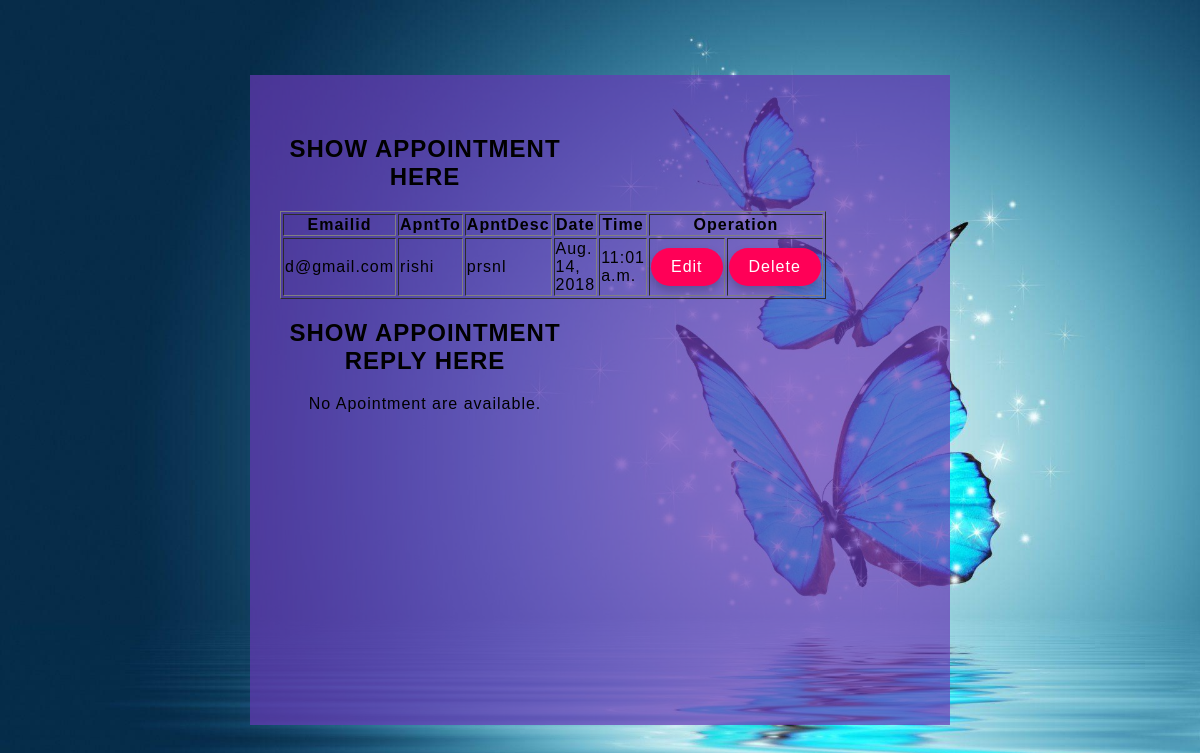
Screenshot of /myapp/viewapnt (signed in) with the database file from the repository.
### myapp/models.py (models this page shows, shortened)
class Apnt(models.Model):
    emailid = models.CharField(max_length=200)
    apntto = models.CharField(max_length=200)
    apntdesc = models.CharField(max_length=200)
    date = models.DateField('date published')
    time = models.TimeField('time published')

### myapp/views.py (the view)
# urls.py: path('viewapnt', views.viewapnt, name='viewapnt'),
def viewapnt(request):
  udata=request.session['uid']
  rdata=request.session['uid']
  res = Apnt.objects.filter(emailid=udata)
  reps = Reply.objects.filter(replyto=rdata)
  return render(request,"myapp/viewapnt.html",{'apntdata':res,'replydata':reps})

### myapp/templates/myapp/viewapnt.html (shortened to what this page needs)
<!DOCTYPE html>
<html>
<head>
	{% load static %}
     <link rel="stylesheet" type="text/css" href="{% static 'myapp/style10.css' %}" />
</head>
<body>
   <center><section>
	     <div class="container">
	     <div class="form_content">
		 <h1>SHOW APPOINTMENT HERE</h1>
{% if apntdata %}
   <table border="1">
    	<tr><th>Emailid</th><th>ApntTo</th><th>ApntDesc</th><th width="100">Date</th><th>Time</th><th colspan="2">Operation</th></tr>
    {% for q in apntdata %}
        <tr><td>{{ q.emailid }}</td><td>{{ q.apntto }}</td><td>{{ q.apntdesc }}</td><td width="100">{{ q.date }}</td><td>{{ q.time}}</td>
        	<td><a href="editapnt?apntid={{q.id}}">Edit</a></td><td>
            <a href="deleteapnt?apntid={{q.id}}">Delete</a></td></tr>
    {% endfor %}
    </table>
{% else %}
    <p>No Apointment are available.</p>
{% endif %}
         <center><h1>SHOW APPOINTMENT REPLY HERE</h1></center>
{% if replydata %}
    <table border="1">
        <tr><th>Doctor's Name</th><th>Replyto</th><th>ApntDesc</th><th>Date</th><th>Time</th></tr>
    {% for q in replydata %}
        <tr><td>{{ q.emailid }}</td><td>{{q.replyto}}</td><td>{{ q.replydesc }}</td><td>{{q.date}}</td><td>{{q.time}}</td>
    {% endfor %}
    </table>
{% else %}
    <p>No Apointment are available.</p>
{% endif %}
         </div>
     </div>
    </section></center>
</body>
</html>

### myapp/static/myapp/style10.css (style rules this page uses)
body { margin: 0; padding: 0; font-family: 'Oxygen',sans-serif; letter-spacing: 1px; background-image: url(pic4.jpg); background-size: cover; width:100%; height: 100vh; }
.container { position: absolute; top: 50%; left: 50%; transform: translate(-50%,-50%); width: 700px; height: 650px; background: rgba(103,58,183,0.7); }
.container .form_content, .container .login_form { position: relative; width: 50%; height: 350px; float: left; box-sizing: border-box; }
.container .form_content { padding: 40px 30px; }
.container .form_content a { display: inline-block; padding: 10px 20px; color: #fff; background: #ff0057; border-radius: 25px; text-decoration: none; box-shadow: 0 5px 10px rgba(0,0,0,.2); }

### rows the page displays
Apnt: emailid "d@gmail.com", apntto "rishi", apntdesc "prsnl", date "Aug. 14, 2018", time "11:01 a.m."
